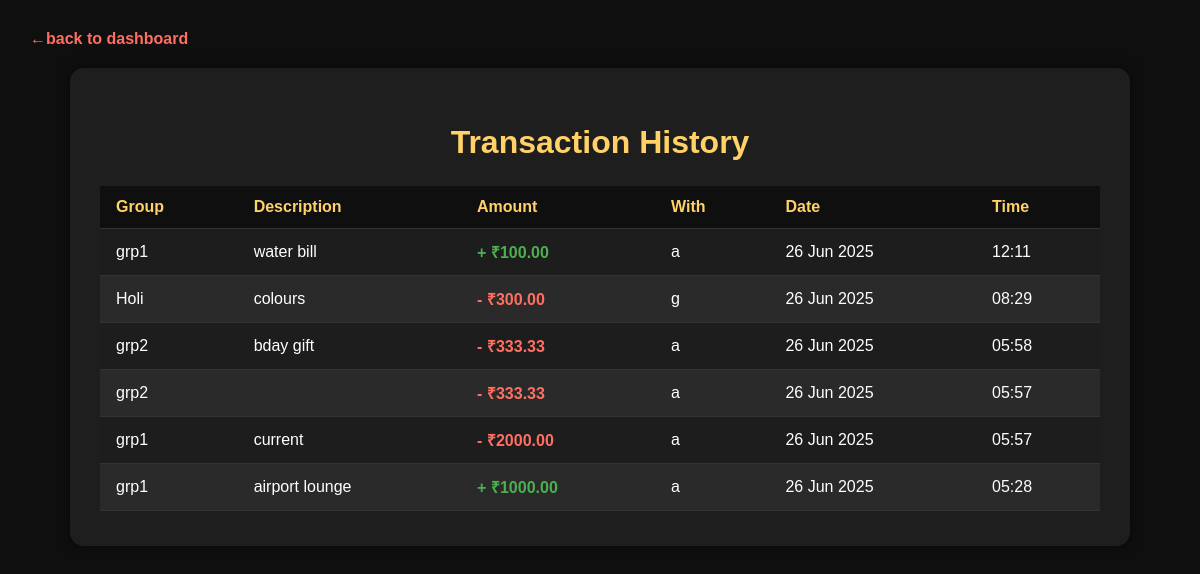
The page /transactions/ (signed in) on the database its author committed.
### core/models.py (models this page shows, shortened)
class Settlement(models.Model):
    payer = models.ForeignKey(Payer, on_delete=models.CASCADE)
    amount_paid = models.DecimalField(max_digits=10, decimal_places=2)
    paid_on = models.DateTimeField(auto_now_add=True)

class Payer(models.Model):
    split_id = models.ForeignKey(Split, on_delete=models.CASCADE)
    payer_id = models.ForeignKey(User, on_delete=models.CASCADE)
    amount = models.DecimalField(max_digits=10, decimal_places=2)
    paid = models.BooleanField(default=False)
    class Meta:
        unique_together = ['split_id', 'payer_id']

class Split(models.Model):
    grp_id = models.ForeignKey(Group, on_delete=models.CASCADE)
    split_by = models.ForeignKey(User, on_delete=models.CASCADE, related_name='splits_paid')
    amount = models.DecimalField(max_digits=10, decimal_places=2)
    description = models.TextField(blank=True)
    created_at = models.DateTimeField(auto_now_add=True)
    fully_paid = models.BooleanField(default=False)
    CATEGORY_CHOICES = [
        ('Food', 'Food'),
        ('Travel', 'Travel'),
        ('Rent', 'Rent'),
        ('Bills', 'Bills'),
        ('Groceries', 'Groceries'),
        ('Shopping', 'Shopping'),
        ('Entertainment', 'Entertainment'),
        ('Health', 'Health'),
        ('Gifts', 'Gifts'),
        ('General', 'General'),
    ]
    category = models.CharField(
        max_length=20,
        choices=CATEGORY_CHOICES,
        default='General'
    )

class Group(models.Model):
    title = models.CharField(max_length=255)
    description = models.TextField(blank=True)
    admin = models.ForeignKey(User, on_delete=models.CASCADE, related_name='admin_groups')
    created_at = models.DateTimeField(auto_now_add=True)

### core/views.py (the view)
# urls.py: path('transactions/', views.transactions_view, name='transactions'),
@login_required
@never_cache
def transactions_view(request):
    user = request.user
    settlements = Settlement.objects.filter(
        Q(payer__payer_id=user) | Q(payer__split_id__split_by=user)
    ).exclude(
        payer__payer_id=F('payer__split_id__split_by')  # Skip self-pay
    ).select_related(
        'payer',
        'payer__split_id',
        'payer__split_id__grp_id',
        'payer__split_id__split_by',
        'payer__payer_id'
    ).order_by('-paid_on')
    return render(request, 'transactions.html', {
        'transactions': settlements,
        'user': user,
    })

### core/templates/transactions.html (shortened to what this page needs)
{% load static %}
<!DOCTYPE html>
<html lang="en">
<head>
</head>
<body>
    <a href="{% url 'dashboard' %}" class="back-link">←back to dashboard</a>
    <div class="container">
        <h1>Transaction History</h1>
        <table>
            <thead>
                <tr>
                    <th>Group</th>
                    <th>Description</th>
                    <th>Amount</th>
                    <th>With</th>
                    <th>Date</th>
                    <th>Time</th>
                </tr>
            </thead>
            <tbody>
                {% for t in transactions %}
                <tr>
                    <td>{{ t.payer.split_id.grp_id.title }}</td>
                    <td>{{ t.payer.split_id.description }}</td>
                    <td>
                        {% if t.payer.payer_id == user %}
                            <span class="amount-owed">- ₹{{ t.amount_paid|floatformat:2 }}</span>
                        {% else %}
                            <span class="amount-paid">+ ₹{{ t.amount_paid|floatformat:2 }}</span>
                        {% endif %}
                    </td>
                    <td>
                        {% if t.payer.split_id.split_by == user %}
                            {{ t.payer.payer_id.username }}
                        {% else %}
                            {{ t.payer.split_id.split_by.username }}
                        {% endif %}
                    </td>
                    <td>{{ t.paid_on|date:"d M Y" }}</td>
                    <td>{{ t.paid_on|time:"H:i" }}</td>
                </tr>
                {% empty %}
                <tr>
                    <td colspan="6" class="no-transactions">No transactions found.</td>
                </tr>
                {% endfor %}
            </tbody>
        </table>
    </div>
</body>
</html>

### core/templates/transactions.html (style rules this page uses)
:root { --primary: #FF6F61; --primary-hover: #e85c50; --accent: #FFD166; --accent-hover: #f6c441; --bg-dark: #0f0f0f; --bg-card: #1e1e1e; --text: #ffffff; --text-muted: #cccccc; --border: #333333; }
body { background-color: var(--bg-dark); color: var(--text); font-family: Arial, sans-serif; padding: 30px; margin: 0; }
.back-link { display: inline-block; margin-bottom: 20px; color: var(--primary); text-decoration: none; font-weight: bold; }
.container { max-width: 1000px; margin: 0 auto; background-color: var(--bg-card); padding: 35px 30px; border-radius: 14px; box-shadow: 0 0 12px rgba(0, 0, 0, 0.5); }
h1 { text-align: center; margin-bottom: 25px; color: var(--accent); }
table { width: 100%; border-collapse: collapse; margin-top: 10px; }
th, td { padding: 12px 16px; text-align: left; }
th { background-color: var(--bg-dark); color: var(--accent); font-weight: bold; border-bottom: 1px solid var(--border); }
tr:nth-child(even) { background-color: #2a2a2a; }
tr:nth-child(odd) { background-color: #1d1d1d; }
.amount-paid { color: #4CAF50; font-weight: bold; }
.amount-owed { color: #FF6F61; font-weight: bold; }
td { color: var(--text); border-bottom: 1px solid var(--border); }

### rows shown on the page
Settlement: payer.split_id.grp_id "grp1", payer.split_id.description "water bill", amount_paid "100.00", payer.payer_id.username "a", paid_on "26 Jun 2025", paid_on "12:11"
Settlement: payer.split_id.grp_id "Holi", payer.split_id.description "colours", amount_paid "300.00", payer.split_id.split_by.username "g", paid_on "26 Jun 2025", paid_on "08:29"
Settlement: payer.split_id.grp_id "grp2", payer.split_id.description "bday gift", amount_paid "333.33", payer.split_id.split_by.username "a", paid_on "26 Jun 2025", paid_on "05:58"
Settlement: payer.split_id.grp_id "grp2", amount_paid "333.33", payer.split_id.split_by.username "a", paid_on "26 Jun 2025", paid_on "05:57"
Settlement: payer.split_id.grp_id "grp1", payer.split_id.description "current", amount_paid "2000.00", payer.split_id.split_by.username "a", paid_on "26 Jun 2025", paid_on "05:57"
Settlement: payer.split_id.grp_id "grp1", payer.split_id.description "airport lounge", amount_paid "1000.00", payer.payer_id.username "a", paid_on "26 Jun 2025", paid_on "05:28"
